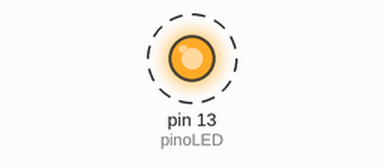
This sketch was run on a simulated Arduino Uno, built with avr-gcc and run on an emulated ATmega328P. On the bench: output pins drawn as LEDs (lit = HIGH). Dashed ring = blinking.

Above: at 0.2 s.
Timing chart, 0 to 3.0 s (numbered marks = the images above):
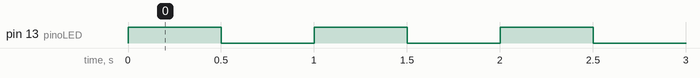

Measured:
- by itself, pin 13 (pinoLED): alternates HIGH for 0.50 s and LOW for 0.50 s

The sketch:

timerBlink.ino
```cpp
/*
 timerBlink

 Neste exemplo piscamos um LED, conectado ao pino 13, utilizando o Timer1
 no modo CTC, de modo a deixar o bloco loop() livre para outras atividades.

 O circuito:
 * LED conectado do pino 13 para o terra

 * Nota: na maioria dos Arduinos já existe um LED na placa
 ligado ao pino 13.

 criado 2015
 por Ricardo Alcântara

 Este código de exemplo está em domínio público.

 https://github.com/eletronite/Arduino
*/

#define pinoLED 13

void setup()
{
  pinMode(pinoLED, OUTPUT); // define o pino 13 como saída

  // inicialização do timer1
  noInterrupts();         // desabilita todas as interrupções
  TCCR1A = 0;             // reseta os registros de controle para configuração
  TCCR1B = 0;
  TCNT1  = 0;             // zera o valor do contador

  OCR1A = 31250;          // registrador de comparação por igualdade 16MHz/256/2Hz
  TCCR1B |= (1 << WGM12);   // Seta o modo CTC
  TCCR1B |= (1 << CS12);    // pré escala de 256
  TIMSK1 |= (1 << OCIE1A);  // habilita a interrupção de comparação do timer
  interrupts();           // habilita todas as interrupções
}

ISR(TIMER1_COMPA_vect)          // rotina de serviço de interrupção
{
  digitalWrite(pinoLED, digitalRead(pinoLED) ^ 1);   // pisca o LED
}

void loop()
{
  // aqui você pode realizar outras atividades
}
```
